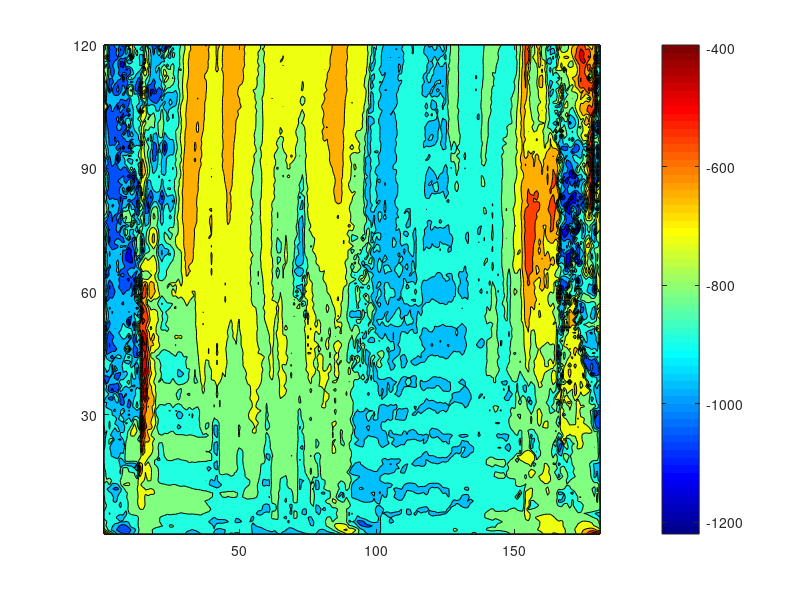

Reproduce this figure in MATLAB. (Note: this script raises an error after producing the figure.)
clc; clear;

%% load
load U_traj_linear_each_acc_True_0.7071_45x45x32x32x116x58x0x0_05_21720_.mat

U_map_each_curve = U_map;
Rot_vec_curve = Rot_vec;
Tf_orientation_curve = Tf_orientation;

clear max min param_coefficient U_map Rot_vec Tf_orientation;

% load U_traj_linear_each_weak_side_curve.mat
load U_traj_linear_each_acc_True_0.7071_45x45x32x32x116x58x0x0_05_21720_.mat

% load U_traj_linear_each_False_0.3_roll.mat
% load U_traj_linear_each_False_0.5_roll.mat
% load U_traj_linear_each_False_0.7_roll.mat
% load U_traj_linear_each_False_0.9_roll.mat

% load U_traj_linear_each_False_0.3_serp.mat
% load U_traj_linear_each_False_0.5_serp.mat
% load U_traj_linear_each_False_0.7_serp.mat
% load U_traj_linear_each_False_0.9_serp.mat

% load U_traj_linear_each_False_0.3_side.mat
% load U_traj_linear_each_False_0.5_side.mat
% load U_traj_linear_each_False_0.7_side.mat
% load U_traj_linear_each_False_0.9_side.mat

% load U_traj_linear_each_False_0.3_slit.mat
% load U_traj_linear_each_False_0.5_slit.mat
% load U_traj_linear_each_False_0.7_slit.mat
% load U_traj_linear_each_False_0.9_slit.mat

U_map_each_mat = U_map;
Rot_vec_mat = Rot_vec;
Tf_orientation_mat = Tf_orientation;

clear max min param_coefficient U_map Rot_vec Tf_orientation;

% Tf_orientation_curve = transpose(Tf_orientation_curve);
% Tf_orientation_mat = transpose(Tf_orientation_mat);
%% U map 계수 설정
i = 300
% i = 10;
j = -30
% j = -1;
l = -0.05;
% l = 0;
rot = -30
% rot = -0;

if Motion_lambda(7)> 38
    tf = -60;
    Tf_orientation_curve = abs(Tf_orientation_curve) - pi/2;
    Tf_orientation_mat = abs(Tf_orientation_mat) - pi/2;
else
    tf = -60;
end

U_map_curve = i * U_map_each_curve(:,:,1) + j * U_map_each_curve(:,:,2) + l * U_map_each_curve(:,:,3) + rot * abs(Rot_vec_curve(:,:,3)) + tf * abs(Tf_orientation_curve);
U_map_mat = i * U_map_each_mat(:,:,1) + j * U_map_each_mat(:,:,2) + l * U_map_each_mat(:,:,3) + rot * abs(Rot_vec_mat(:,:,3)) + tf * abs(Tf_orientation_mat);

U_map_curve = transpose(U_map_curve);
U_map_mat = transpose(U_map_mat);

%%
U_map_mat = squeeze(U_map_mat);
U_map_curve = squeeze(U_map_curve);
% % 
% U_map_mat = max(U_map_mat, 70);
% U_map_curve = max(U_map_curve, 70);

% U_map_mat = min(U_map_mat, 1500);
% U_map_curve = min(U_map_curve, 1500);
%%
figure; hAxes = gca;
contourf(U_map_curve);

colormap jet;
colorbar;

yticks(0:30:181);
yticklabels(["0","30","60","90","120","150","180"]);
a = get(gca,'YTickLabel');  
set(gca,'YTickLabel',a,'fontsize',11,'FontWeight','bold')

xticks(1:30:181);
xticklabels(["0","30","60","90","120","150","180"]);
a = get(gca,'XTickLabel');  
set(gca,'XTickLabel',a,'fontsize',11,'FontWeight','bold')

xline(31,LineWidth=1,LineStyle="--",Color=[0.8 0.8 0.8]);
xline(61,LineWidth=1,LineStyle="--",Color=[0.8 0.8 0.8]);
xline(91,LineWidth=1,LineStyle="--",Color=[0.8 0.8 0.8]);
xline(121,LineWidth=1,LineStyle="--",Color=[0.8 0.8 0.8]);
xline(151,LineWidth=1,LineStyle="--",Color=[0.8 0.8 0.8]);

yline(30,LineWidth=1,LineStyle="--",Color=[0.8 0.8 0.8]);
yline(60,LineWidth=1,LineStyle="--",Color=[0.8 0.8 0.8]);
yline(90,LineWidth=1,LineStyle="--",Color=[0.8 0.8 0.8]);

xlabel("Spatial parameter (degree)","FontSize",13,"FontName","arial","FontWeight","bold");
ylabel("Temporal parameter (rad)","FontSize",13,"FontName","arial","FontWeight","bold");

pbaspect([6 4 0.8]);

%%
figure; hAxes = gca;
contourf(U_map_mat);

pbaspect([6 4 0.8]);

colormap jet;

yticks(0:30:181);
yticklabels(["0","30","60","90","120","150","180"]);
a = get(gca,'YTickLabel');  
% set(gca,'YTickLabel',a,'fontsize',11,'FontWeight','bold')
% 
xticks(1:30:181);
xticklabels(["0","30","60","90","120","150","180"]);
a = get(gca,'XTickLabel');  
% set(gca,'XTickLabel',a,'fontsize',11,'FontWeight','bold')

xline(31,LineWidth=1,LineStyle="--",Color=[0.8 0.8 0.8]);
xline(61,LineWidth=1,LineStyle="--",Color=[0.8 0.8 0.8]);
xline(91,LineWidth=1,LineStyle="--",Color=[0.8 0.8 0.8]);
xline(121,LineWidth=1,LineStyle="--",Color=[0.8 0.8 0.8]);
xline(151,LineWidth=1,LineStyle="--",Color=[0.8 0.8 0.8]);

yline(30,LineWidth=1,LineStyle="--",Color=[0.8 0.8 0.8]);
yline(60,LineWidth=1,LineStyle="--",Color=[0.8 0.8 0.8]);
yline(90,LineWidth=1,LineStyle="--",Color=[0.8 0.8 0.8]);

% xlabel("Spatial parameter (degree)","FontSize",13,"FontName","arial","FontWeight","bold");
% ylabel("Temporal parameter (rad)","FontSize",13,"FontName","arial","FontWeight","bold");

axis off;

% %
% figure;
% contourf(rad2deg(Rot_vec_curve(:,:,3)))
% 
% %%
% figure
% contourf(rad2deg(Rot_vec_mat(:,:,3)))
% 
% %% 종료 머리 오리엔테이션
% figure;
% contourf(rad2deg(Tf_orientation_curve));
% 
% %%
% figure;
% contourf(rad2deg(Tf_orientation_mat));

%% 상관계수 비교

% U 값의 상관계수
fprintf("%s","U 상관계수")
norm_U_mat = normalize(U_map_mat);
norm_U_curve = normalize(U_map_curve);

corr2(norm_U_mat, norm_U_curve)

% CoM 평균 방위
fprintf("%s","CoM 상관계수")
norm_com_mat = normalize(Rot_vec_mat(:,:,3));
norm_com_curve = normalize(Rot_vec_curve(:,:,3));

corr2(norm_com_mat, norm_com_curve)

%% 가속도 그림과 비교
figure;
contourf(transpose(head_acc))

figure; hAxes = gca;

U_new = U_map_curve - 20 * transpose(head_acc);

contourf(U_new);

colormap jet;
colorbar;

yticks(0:30:181);
yticklabels(["0","30","60","90","120","150","180"]);
a = get(gca,'YTickLabel');  
set(gca,'YTickLabel',a,'fontsize',11,'FontWeight','bold')

xticks(1:30:181);
xticklabels(["0","30","60","90","120","150","180"]);
a = get(gca,'XTickLabel');  
set(gca,'XTickLabel',a,'fontsize',11,'FontWeight','bold')

xline(31,LineWidth=1,LineStyle="--",Color=[0.8 0.8 0.8]);
xline(61,LineWidth=1,LineStyle="--",Color=[0.8 0.8 0.8]);
xline(91,LineWidth=1,LineStyle="--",Color=[0.8 0.8 0.8]);
xline(121,LineWidth=1,LineStyle="--",Color=[0.8 0.8 0.8]);
xline(151,LineWidth=1,LineStyle="--",Color=[0.8 0.8 0.8]);

yline(30,LineWidth=1,LineStyle="--",Color=[0.8 0.8 0.8]);
yline(60,LineWidth=1,LineStyle="--",Color=[0.8 0.8 0.8]);
yline(90,LineWidth=1,LineStyle="--",Color=[0.8 0.8 0.8]);

xlabel("Spatial parameter (degree)","FontSize",13,"FontName","arial","FontWeight","bold");
ylabel("Temporal parameter (rad)","FontSize",13,"FontName","arial","FontWeight","bold");

pbaspect([6 4 0.8]);

